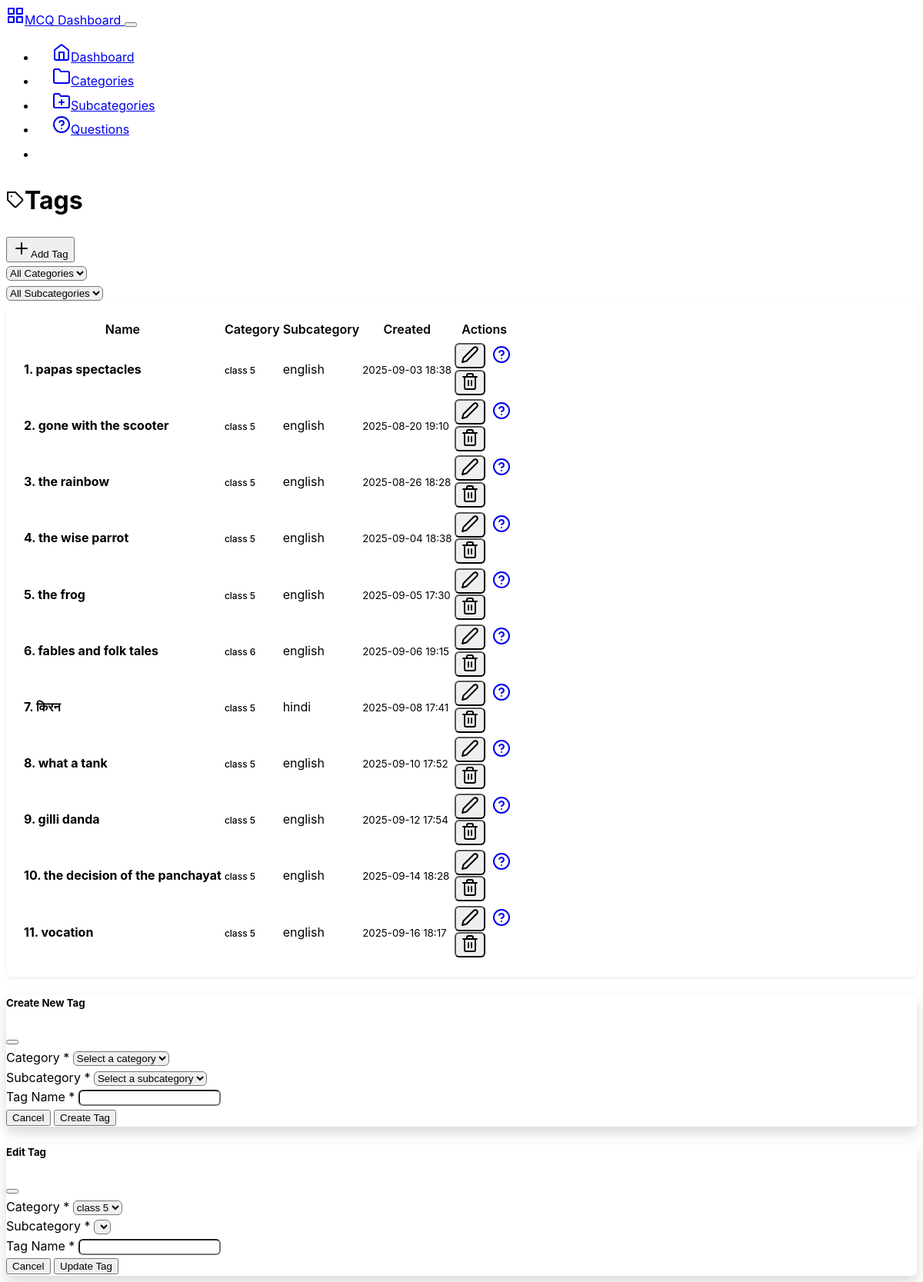
Page /backend/tags on the earlier database version.
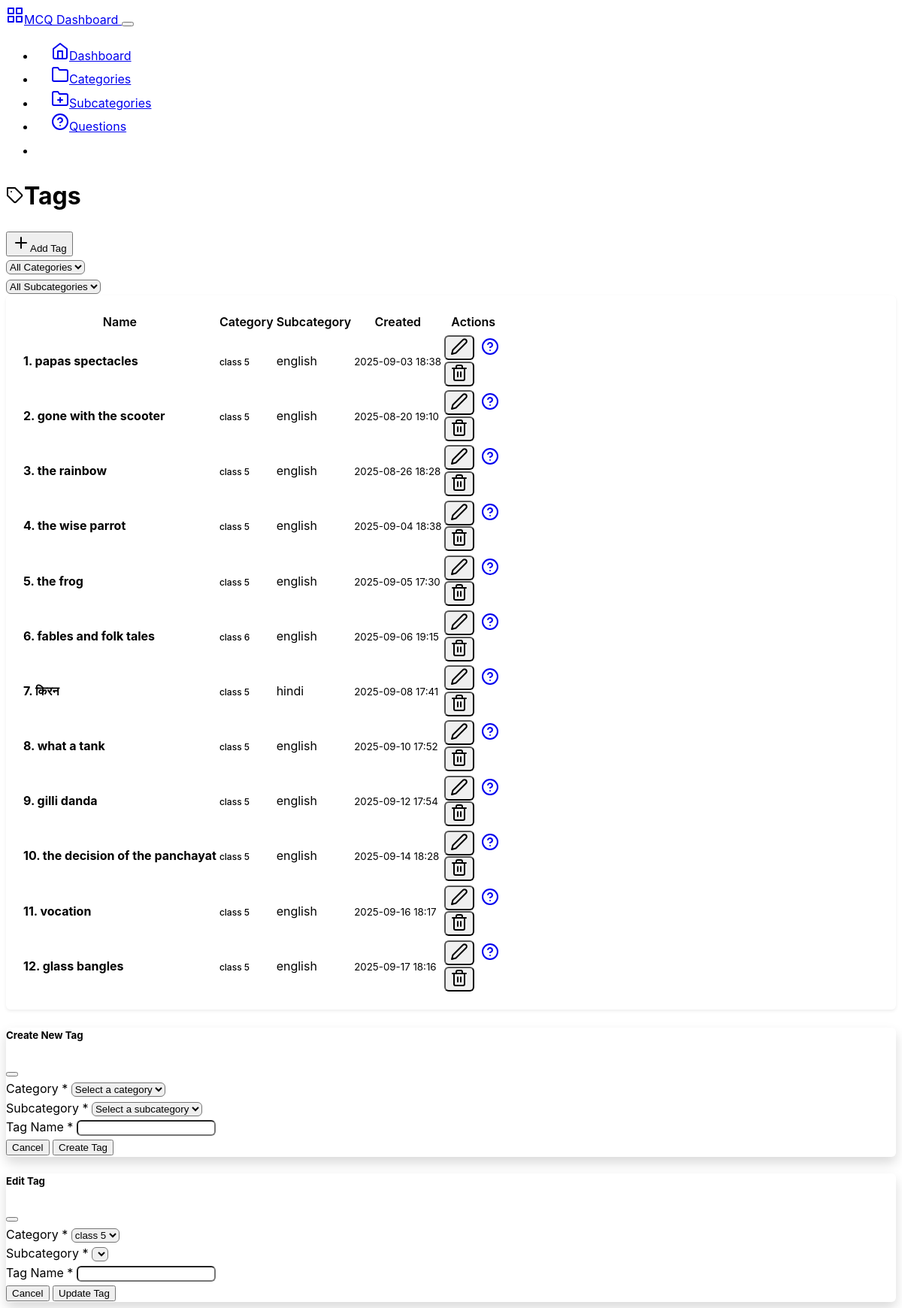
Same page on the later database version.
### mcqbox/model.py (models this page shows, shortened)
class Tag(db.Model):
    id = db.Column(db.Integer, primary_key=True)
    name = db.Column(db.String(50), nullable=False)
    category_id = db.Column(db.Integer, db.ForeignKey('category.id'), nullable=False)
    category = db.relationship('Category', backref=db.backref('tags', lazy=True))
    subcategory_id = db.Column(db.Integer, db.ForeignKey('subcategory.id'), nullable=True)
    subcategory = db.relationship('Subcategory', backref=db.backref('tags', lazy=True))
    created_at = db.Column(db.DateTime, server_default=db.func.now())

class Category(db.Model):
    id = db.Column(db.Integer, primary_key=True)
    name = db.Column(db.String(50), nullable=False, unique=True)
    description = db.Column(db.String(200), nullable=True)
    created_at = db.Column(db.DateTime, server_default=db.func.now())
    updated_at = db.Column(db.DateTime, server_default=db.func.now(), onupdate=db.func.now())

class Subcategory(db.Model):
    id = db.Column(db.Integer, primary_key=True)
    name = db.Column(db.String(50), nullable=False)
    category_id = db.Column(db.Integer, db.ForeignKey('category.id'), nullable=False)
    category = db.relationship('Category', backref=db.backref('subcategories', lazy=True))
    description = db.Column(db.String(200), nullable=True)
    created_at = db.Column(db.DateTime, server_default=db.func.now())
    updated_at = db.Column(db.DateTime, server_default=db.func.now(), onupdate=db.func.now())

### mcqbox/backend/route.py (the view)
@app.route('/backend/tags')
def tags():
    category_id = request.args.get('category_id', type=int)
    subcategory_id = request.args.get('subcategory_id', type=int)
    categories = Category.query.all()
    if category_id:
        subcategories_list = Subcategory.query.filter_by(category_id=category_id).all()
        tag = Tag.query.filter_by(category_id=category_id, subcategory_id= subcategory_id).all()
    else:
        tag = Tag.query.all()
        subcategories_list = []
    return render_template('tags.html',
                            tags = tag,
                           categories=categories,
                           selected_category=category_id,
                            selected_subcategory=subcategory_id,
                             subcategories=subcategories_list
                           )

### mcqbox/frontend/route.py (called while the page is built)
@app.before_request
def enforce_lowercase_url():
    url = request.url
    lowercase_url = url.lower()
    if url != lowercase_url:
        return redirect(lowercase_url, code=301)

### mcqbox/backend/templates/tags.html (shortened to what this page needs)
{% extends "base.html" %}
{% block content %}
<div class="row">
    <div class="col-12">
        <div class="d-flex justify-content-between align-items-center mb-4">
            <h1><i data-feather="tag" class="me-2"></i>Tags</h1>
            <button class="btn btn-primary" data-bs-toggle="modal" data-bs-target="#createTagModal">
                <i data-feather="plus" class="me-2"></i>Add Tag
            </button>
        </div>
    </div>
</div>
<div class="row mb-3">
    <div class="col-12">
        <form method="GET" id="filterForm">
            <div class="row">
                <div class="col-md-3">
                    <select name="category_id" class="form-select" id="categorySelect" onchange="updateSubcategories()">
                        <option value="">All Categories</option>
                    </select>
                </div>
                <div class="col-md-3">
                    <select name="subcategory_id" class="form-select" id="subcategorySelect"
                        onchange="this.form.submit()">
                        <option value="">All Subcategories</option>
                    </select>
                </div>
            </div>
        </form>
    </div>
</div>
<div class="row">
    <div class="col-12">
        <div class="card">
            <div class="card-body">
                {% if tags %}
                <div class="table-responsive">
                    <table class="table table-hover">
                        <thead>
                            <tr>
                                <th>Name</th>
                                <th>Category</th>
                                <th>Subcategory</th>
                                <th>Created</th>
                                <th class="text-end">Actions</th>
                            </tr>
                        </thead>
                        <tbody>
                            {% for tag in tags %}
                            <tr>
                                <td>
                                    <strong> {{ loop.index }}. {{ tag.name }}</strong>
                                </td>
                                <td>
                                    <span class="badge bg-secondary">
                                        {{ tag.category.name if tag.category.name else 'Unknown' }}
                                    </span>
                                </td>
                                <td>
                                    <span class="text-muted">
                                        {{ tag.subcategory.name if tag.subcategory else 'Unknown' }}
                                    </span>
                                </td>
                                <td>
                                    <small class="text-muted">{{ tag.created_at.strftime('%Y-%m-%d %H:%M') }}</small>
                                </td>
                                <td class="text-end">
                                    <div class="btn-group" role="group">
                                        <button class="btn btn-sm btn-outline-secondary"
                                            onclick="editTag('{{ tag.id }}', '{{ tag.name }}', {{ tag.category_id }}, {{ tag.subcategory_id }})"
                                            data-bs-toggle="modal" data-bs-target="#editTagModal">
                                            <i data-feather="edit-2"></i>
                                        </button>
                                        <a href="{{ url_for('questions', tag_id=tag.id) }}"
                                            class="btn btn-sm btn-outline-primary">
                                            <i data-feather="help-circle"></i>
                                        </a>
                                        <form method="POST" action="{{ url_for('delete_tag', tag_id=tag.id) }}"
                                            class="d-inline"
                                            onsubmit="return confirm('Are you sure? This will delete all questions in this subcategory.')">
                                            <button type="submit" class="btn btn-sm btn-outline-danger">
                                                <i data-feather="trash-2"></i>
                                            </button>
                                        </form>
                                    </div>
                                </td>
                            </tr>
                            {% endfor %}
                        </tbody>
                    </table>
                </div>
                {% endif %}
            </div>
        </div>
    </div>
</div>
<div class="modal fade" id="createTagModal" tabindex="-1" aria-hidden="true">
    <div class="modal-dialog">
        <div class="modal-content">
            <form method="POST" action="{{ url_for('create_tag') }}">
                <div class="modal-header">
                    <h5 class="modal-title">Create New Tag</h5>
                    <button type="button" class="btn-close" data-bs-dismiss="modal"></button>
                </div>
                <div class="modal-body">
                    <div class="mb-3">
                        <label for="createCategoryId" class="form-label">Category *</label>
                        <select class="form-select" id="createCategoryId" name="category_id"
                            onchange="updateCreateSubcategories()" required>
                            <option value="">Select a category</option>
                        </select>
                    </div>
                    <div class="mb-3">
                        <label for="createSubcategoryId" class="form-label">Subcategory *</label>
                        <select class="form-select" id="createSubcategoryId" name="subcategory_id" required>
                            <option value="">Select a subcategory</option>
                        </select>
                    </div>
                    <div class="mb-3">
                        <label for="name" class="form-label">Tag Name *</label>
                        <input type="text" class="form-control" id="name" name="name" required>
                    </div>
                </div>
                <div class="modal-footer">
                    <button type="button" class="btn btn-secondary" data-bs-dismiss="modal">Cancel</button>
                    <button type="submit" class="btn btn-primary">Create Tag</button>
                </div>
            </form>
        </div>
    </div>
</div>
<div class="modal fade" id="editTagModal" tabindex="-1">
    <div class="modal-dialog">
        <div class="modal-content">
            <form method="POST" id="editTagForm">
                <div class="modal-header">
                    <h5 class="modal-title">Edit Tag</h5>
                    <button type="button" class="btn-close" data-bs-dismiss="modal"></button>
                </div>
                <div class="modal-body">
                    <div class="mb-3">
                        <label for="editCategoryId" class="form-label">Category *</label>
                        <select class="form-select" id="editCategoryId" name="category_id"
                            onchange="updateEditSubcategories(this.value)" required>
                            {% for category in categories %}
                            <option value="{{ category.id }}">{{ category.name }}</option>
                            {% endfor %}
                        </select>
                    </div>
                    <div class="mb-3">
                        <label for="editSubcategoryId" class="form-label">Subcategory *</label>
                        <select class="form-select" id="editSubcategoryId" name="subcategory_id" required>
                        </select>
                    </div>
                    <div class="mb-3">
                        <label for="editName" class="form-label">Tag Name *</label>
                        <input type="text" class="form-control" id="editName" name="name" required>
                    </div>
                </div>
                <div class="modal-footer">
                    <button type="button" class="btn btn-secondary" data-bs-dismiss="modal">Cancel</button>
                    <button type="submit" class="btn btn-primary">Update Tag</button>
                </div>
            </form>
        </div>
    </div>
</div>
{%endblock%}

### mcqbox/backend/templates/base.html (shortened to what this page needs)
<!DOCTYPE html>
<html lang="en" data-bs-theme="dark">
<head>
    <link href="https://cdn.replit.com/agent/bootstrap-agent-dark-theme.min.css" rel="stylesheet">
    <link rel="stylesheet" href="{{ url_for('backend_.static', filename='css/custom.css') }}">
</head>
<body>
    <nav class="navbar navbar-expand-lg navbar-dark bg-dark">
        <div class="container">
            <a class="navbar-brand" href="{{ url_for('dashboard') }}">
                <i data-feather="grid" class="me-2"></i>MCQ Dashboard
            </a>
            <button class="navbar-toggler" type="button" data-bs-toggle="collapse" data-bs-target="#navbarNav">
            </button>
            <div class="collapse navbar-collapse" id="navbarNav">
                <ul class="navbar-nav ms-auto">
                    <li class="nav-item">
                        <a class="nav-link {% if request.endpoint == 'dashboard' %}active{% endif %}"
                           href="{{ url_for('dashboard') }}">
                            <i data-feather="home" class="me-1"></i>Dashboard
                        </a>
                    </li>
                    <li class="nav-item">
                        <a class="nav-link {% if request.endpoint == 'categories' %}active{% endif %}"
                           href="{{ url_for('categories') }}">
                            <i data-feather="folder" class="me-1"></i>Categories
                        </a>
                    </li>
                    <li class="nav-item">
                        <a class="nav-link {% if request.endpoint == 'subcategories' %}active{% endif %}"
                           href="{{ url_for('subcategories') }}">
                            <i data-feather="folder-plus" class="me-1"></i>Subcategories
                        </a>
                    </li>
                    <li class="nav-item">
                        <a class="nav-link {% if request.endpoint == 'questions' %}active{% endif %}"
                           href="{{ url_for('questions') }}">
                            <i data-feather="help-circle" class="me-1"></i>Questions
                        </a>
                    </li>
                    <li class="nav-item">
                        <a class="nav-link {% if request.endpoint == 'tags' %}active{% endif %}"
                           href="{{ url_for('tags') }}">
                            <i data-feather="tag" class="me-1"></i>Tags
                        </a>
                    </li>
                </ul>
            </div>
        </div>
    </nav>
    <div class="container my-4">
        {% block content %}{% endblock %}
    </div>
</body>
</html>

### mcqbox/backend/static/css/custom.css (style rules this page uses)
:root { --sidebar-width: 250px; --header-height: 70px; --border-radius: 0.375rem; --box-shadow: 0 0.125rem 0.25rem rgba(0, 0, 0, 0.075); --box-shadow-lg: 0 0.5rem 1rem rgba(0, 0, 0, 0.15); }
body { font-family: -apple-system, BlinkMacSystemFont, "Segoe UI", Roboto, "Helvetica Neue", Arial, sans-serif; line-height: 1.6; }
.card { border-radius: var(--border-radius); box-shadow: var(--box-shadow); margin-bottom: 1.5rem; }
.card-body { padding: 1.25rem; }
.table { margin-bottom: 0; }
.table th { border-top: none; font-weight: 600; color: var(--bs-body-color); background-color: var(--bs-secondary-bg); }
.btn-group .btn { border-radius: var(--border-radius) !important; margin-right: 0.25rem; }
.btn-group .btn:last-child { margin-right: 0; }
.modal-content { border-radius: var(--border-radius); box-shadow: var(--box-shadow-lg); }
.modal-header { border-bottom: 1px solid var(--bs-border-color); }
.modal-footer { border-top: 1px solid var(--bs-border-color); }
.form-control, .form-select { border-radius: var(--border-radius); }
.badge { font-size: 0.75rem; font-weight: 500; }
.navbar-nav .nav-link { padding: 0.75rem 1rem; border-radius: var(--border-radius); margin: 0 0.25rem; transition: all 0.15s ease-in-out; }
.navbar-nav .nav-link.active { background-color: var(--bs-primary); color: white !important; }

Differences in the rows shown:
added Tag: name "glass bangles", category "class 5", subcategory "english", created_at "2025-09-17 18:16"
